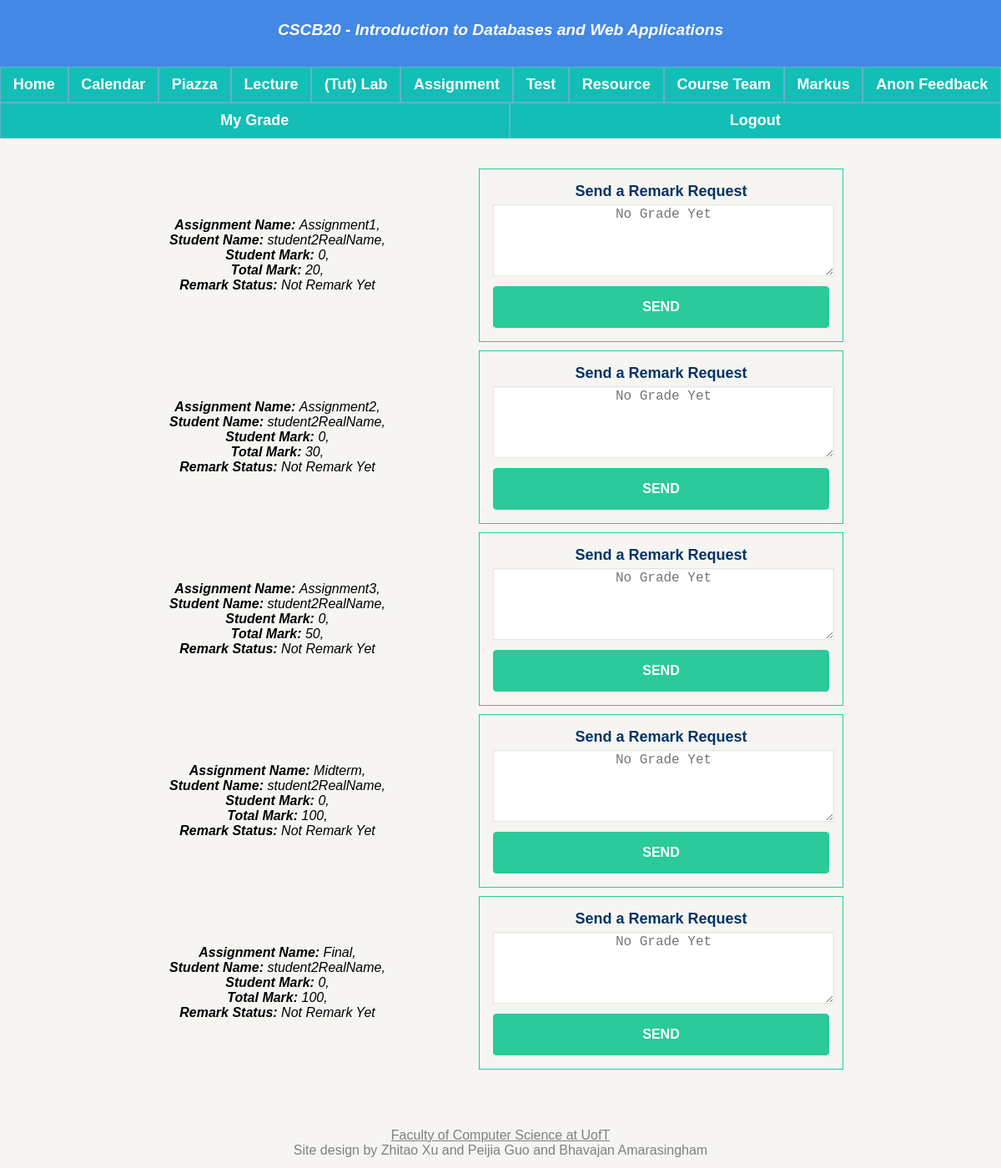
/evaluation (signed in), run on the app's committed database.
### app.py (models this page shows, shortened)
class Evaluation(db.Model):
    __tablename__ = 'Evaluation'
    eid = db.Column(db.Integer, primary_key = True)
    stuMark = db.Column(db.Integer)
    remarkText = db.Column(db.String(200))
    remark_signal = db.Column(db.Boolean)
    student_username = db.Column(db.String(20), db.ForeignKey('Person.username'), nullable = False)
    typeName = db.Column(db.String(20), db.ForeignKey('Assignment.assignment_name'), nullable = False)
    total_mark = db.Column(db.Integer, db.ForeignKey('Assignment.total_mark'), nullable = False)
    stuName = db.Column(db.String(20), db.ForeignKey('Person.name'), nullable = False)

### app.py (the view, shortened to what this page needs)
@app.route("/evaluation", methods = ['GET', 'POST'])
def evaluation():
    username = session['name']
    student_marks = query_student_marks(username)
    if request.method == 'GET':
        return render_template("evaluation.html", query_student_marks = student_marks)

### app.py (called while the page is built)
def query_student_marks(username):
    student_marks = db.session.query(Evaluation).filter(Evaluation.student_username == username)
    return student_marks

### templates/evaluation.html (shortened to what this page needs)
{% extends "template.html" %}
{% block content %}
{% if not session.name %}
<p>Access Denied</p>
{% else %}
{% if session.type == 0 %}
<div class="evaluations">
  <ul>
    {% for Evaluations in query_student_marks %}
    <li id="student_remark_container">
      <div id="remark_info">
        <strong>Assignment Name: </strong>{{ Evaluations.typeName }}, <br>
        <strong>Student Name: </strong>{{ Evaluations.stuName }}, <br>
        <strong>Student Mark: </strong>{{ Evaluations.stuMark }}, <br>
        <strong>Total Mark: </strong>{{ Evaluations.total_mark }}, <br>
        {% if Evaluations.remark_signal == 0 %}
        <strong>Remark Status: </strong>Not Remark Yet
        {% else %}
        <strong>Remark Status: </strong>Already Remarked
        {% endif %}
        <br>
      </div>
      <div id="remark_button">
        <form class="evaluation_css" action="/evaluation" method="post">
          <h3>Send a Remark Request</h3>
          <textarea id="remark_Text" name="remark_Text" placeholder="{{ Evaluations.remarkText }}"></textarea>
          <button type="Remark">Send</button>
        </form>
      </div>
    </li>
    {% endfor %}
  </ul>
</div>
{% else %}
<p>Access Denied</p>
{% endif %}
{% endif %}
{% endblock %}

### static/style.css (style rules this page uses)
@media (min-width: 1200px) { body { background-color: #f6f5f2; color: #000000; font-family: Geneva, Arial, Helvetica, sans-serif; align-items: center; overflow-wrap: break-word; } }
@media (min-width: 1200px) { h3, h4 { color: #003366; font-size: large; font-style: normal; font-weight: bold; font-variant: normal; } }
@media (min-width: 1200px) { * { margin: 0%; } }
@media (min-width: 1200px) { li { font-size: 16px; } }
@media (min-width: 1200px) { button { font-size: 16px; font-weight: 600; text-transform: uppercase; padding: 15px 26px; color: #FFF; background-color: rgb(42, 202, 154); border-radius: 4px; border: 1px solid rgb(42, 202, 154); border-left-style: solid; text-align: center; width: 100%; } }
@media (min-width: 1200px) { .evaluation_css { max-width: 80%; margin-left: auto; margin-right: auto; padding: 16px; border: 1px solid rgb(42, 202, 154); } }
@media (min-width: 1200px) { .evaluation_css textarea, .evaluation_css select { background-color: #ffffff; border: 1px solid #e5e5e4; font-size: 16px; height: auto; outline: 0; height: 100px; width: 100%; color: #282b2d; box-shadow: 0 1px 0 rgba(0, 0, 0, 0.03) inset; margin-bottom: 8px; transition: all .2s ease; text-align: center; } }
@media (min-width: 1200px) { .evaluation_css h3 { margin-bottom: 5px; } }
@media (min-width: 1200px) { #student_remark_container { display: flex; flex-flow: row wrap; margin-bottom: 10px; justify-content: center; align-items: center; text-align: center; } }
@media (min-width: 1200px) { #remark_info { flex: 2; font-style: italic; } }
@media (min-width: 1200px) { #remark_button { flex: 3; } }
@media (min-width: 600px) and (max-width: 1200px) { body { background-color: #f6f5f2; color: #000000; font-family: Geneva, Arial, Helvetica, sans-serif; align-items: center; overflow-wrap: break-word; } }
@media (min-width: 600px) and (max-width: 1200px) { h3, h4 { color: #003366; font-size: large; font-style: normal; font-weight: bold; font-variant: normal; } }
@media (min-width: 600px) and (max-width: 1200px) { * { margin: 0%; } }
@media (min-width: 600px) and (max-width: 1200px) { li { font-size: 16px; } }
@media (min-width: 600px) and (max-width: 1200px) { button { font-size: 16px; font-weight: 600; text-transform: uppercase; padding: 15px 26px; color: #FFF; background-color: rgb(42, 202, 154); border-radius: 4px; border: 1px solid rgb(42, 202, 154); border-left-style: solid; text-align: center; width: 100%; } }
@media (min-width: 600px) and (max-width: 1200px) { .evaluation_css { max-width: 70%; margin-left: auto; margin-right: auto; padding: 16px; border: 1px solid rgb(42, 202, 154); } }
@media (min-width: 600px) and (max-width: 1200px) { .evaluation_css textarea, .evaluation_css select { background-color: #ffffff; border: 1px solid #e5e5e4; font-size: 16px; height: auto; outline: 0; height: 80px; width: 100%; color: #282b2d; box-shadow: 0 1px 0 rgba(0, 0, 0, 0.03) inset; margin-bottom: 8px; transition: all .2s ease; text-align: center; } }
@media (min-width: 600px) and (max-width: 1200px) { .evaluation_css h3 { margin-bottom: 5px; } }
@media (min-width: 600px) and (max-width: 1200px) { #student_remark_container { display: flex; flex-flow: row wrap; margin-bottom: 10px; justify-content: center; align-items: center; text-align: center; } }
@media (min-width: 600px) and (max-width: 1200px) { #remark_info { flex: 3; font-style: italic; } }
@media (min-width: 600px) and (max-width: 1200px) { #remark_button { flex: 5; } }

### data on the page
Evaluation: typeName "Assignment1", stuName "student2RealName", stuMark "0", total_mark "20", shows "Remark Status:", remark_signal "Not Remark Yet", remark_Text "No Grade Yet"
Evaluation: typeName "Assignment2", stuName "student2RealName", stuMark "0", total_mark "30", shows "Remark Status:", remark_signal "Not Remark Yet", remark_Text "No Grade Yet"
Evaluation: typeName "Assignment3", stuName "student2RealName", stuMark "0", total_mark "50", shows "Remark Status:", remark_signal "Not Remark Yet", remark_Text "No Grade Yet"
Evaluation: typeName "Midterm", stuName "student2RealName", stuMark "0", total_mark "100", shows "Remark Status:", remark_signal "Not Remark Yet", remark_Text "No Grade Yet"
Evaluation: typeName "Final", stuName "student2RealName", stuMark "0", total_mark "100", shows "Remark Status:", remark_signal "Not Remark Yet", remark_Text "No Grade Yet"
